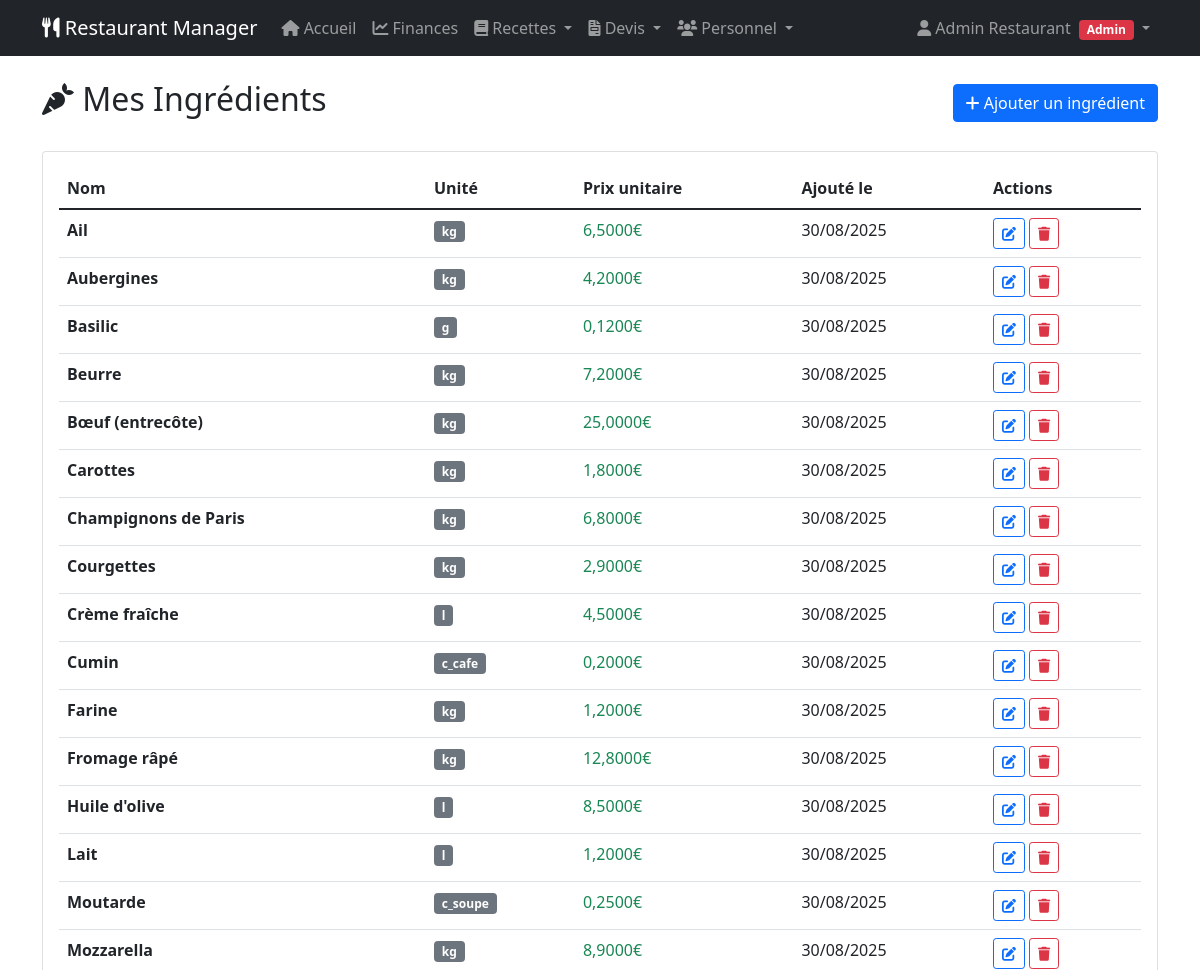
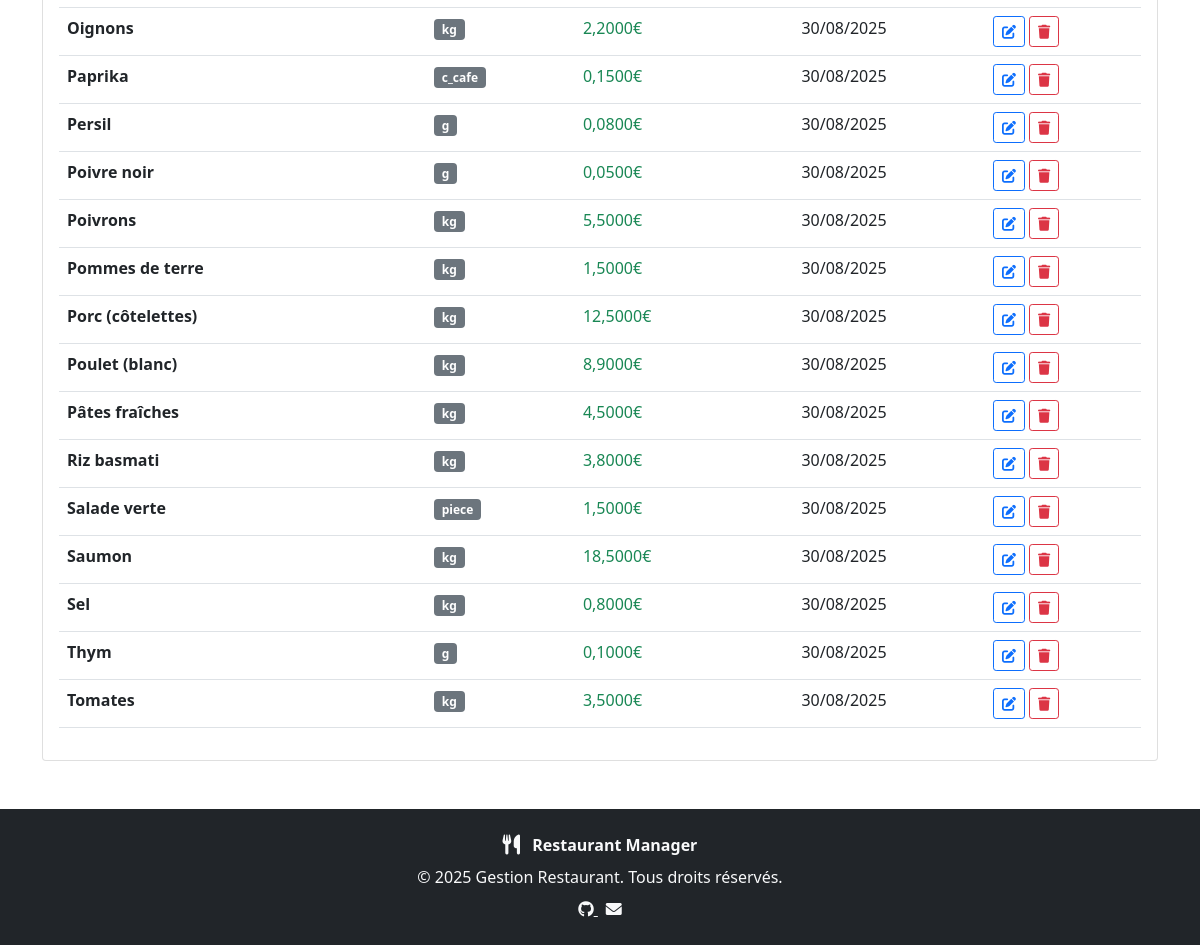
Page /recettes/ingredients/ (signed in) on the committed database (2 pictures, top to bottom).
### recipes/models.py (models this page shows, shortened)
class Ingredient(models.Model):
    UNIT_CHOICES = [
        ('g', 'grammes'),
        ('kg', 'kilogrammes'),
        ('ml', 'millilitres'),
        ('cl', 'centilitres'),
        ('l', 'litres'),
        ('piece', 'pièce(s)'),
        ('c_soupe', 'cuillère(s) à soupe'),
        ('c_cafe', 'cuillère(s) à café'),
    ]
    name = models.CharField(max_length=200, verbose_name="Nom")
    unit = models.CharField(
        max_length=20,
        choices=UNIT_CHOICES,
        verbose_name="Unité d'achat"
    )
    unit_price = models.DecimalField(
        max_digits=10,
        decimal_places=4,  # Plus de précision pour les petites unités
        verbose_name="Prix unitaire"
    )
    created_at = models.DateTimeField(auto_now_add=True)
    class Meta:
        verbose_name = "Ingrédient"
        verbose_name_plural = "Ingrédients"

### recipes/views.py (the view)
# urls.py: path('ingredients/', views.ingredients_list, name='ingredients'),
@manager_required
def ingredients_list(request):
    ingredients = Ingredient.objects.all().order_by('name')
    return render(request, 'recipes/ingredients_list.html', {
        'ingredients': ingredients
    })

### templates/recipes/ingredients_list.html (shortened to what this page needs)
{% extends 'base.html' %}  {% block content %}
<div class="d-flex justify-content-between align-items-center mb-4">
  <h2><i class="fas fa-carrot"></i> Mes Ingrédients</h2>
  <a href="{% url 'recipes:ingredient_create' %}" class="btn btn-primary">
    <i class="fas fa-plus"></i> Ajouter un ingrédient
  </a>
</div>
{% if ingredients %}
<div class="card">
  <div class="card-body">
    <div class="table-responsive">
      <table class="table table-hover">
        <thead>
          <tr>
            <th>Nom</th>
            <th>Unité</th>
            <th>Prix unitaire</th>
            <th>Ajouté le</th>
            <th>Actions</th>
          </tr>
        </thead>
        <tbody>
          {% for ingredient in ingredients %}
          <tr>
            <td><strong>{{ ingredient.name }}</strong></td>
            <td>
              <span class="badge bg-secondary">{{ ingredient.unit }}</span>
            </td>
            <td>
              <span class="text-success">{{ ingredient.unit_price }}€</span>
            </td>
            <td>{{ ingredient.created_at|date:"d/m/Y" }}</td>
            <td>
              <a
                href="{% url 'recipes:ingredient_update' ingredient.pk %}"
                class="btn btn-sm btn-outline-primary"
              >
                <i class="fas fa-edit"></i>
              </a>
              <a
                href="{% url 'recipes:ingredient_delete' ingredient.pk %}"
                class="btn btn-sm btn-outline-danger"
              >
                <i class="fas fa-trash"></i>
              </a>
            </td>
          </tr>
          {% endfor %}
        </tbody>
      </table>
    </div>
  </div>
</div>
{% endif %} {% endblock %}

### templates/base.html (shortened to what this page needs)
<!DOCTYPE html>
<html lang="fr">
  <head>
    <link
      href="https://cdn.jsdelivr.net/npm/bootstrap@5.1.3/dist/css/bootstrap.min.css"
      rel="stylesheet"
    />
    <link
      href="https://cdnjs.cloudflare.com/ajax/libs/font-awesome/6.0.0/css/all.min.css"
      rel="stylesheet"
    />
  </head>
  <body>
    <nav class="navbar navbar-expand-lg navbar-dark bg-dark">
      <div class="container">
        <a class="navbar-brand" href="{% url 'dashboard:dashboard' %}">
          <i class="fas fa-utensils"></i> Restaurant Manager
        </a>
        <div class="collapse navbar-collapse" id="navbarNav">
          {% if user.is_authenticated %}
          <ul class="navbar-nav me-auto">
            <li class="nav-item">
              <a class="nav-link" href="{% url 'dashboard:dashboard' %}">
                <i class="fas fa-home"></i> Accueil
              </a>
            </li>
            <li class="nav-item">
              <a class="nav-link" href="{% url 'finances:dashboard' %}">
                <i class="fas fa-chart-line"></i> Finances
              </a>
            </li>
            {% if user.is_superuser or user.groups.filter.name == 'Managers' %}
              <li class="nav-item dropdown">
                <a
                  class="nav-link dropdown-toggle"
                  href="#"
                  id="recipesDropdown"
                  role="button"
                  data-bs-toggle="dropdown"
                >
                  <i class="fas fa-book"></i> Recettes
                </a>
              </li>
            {% endif %}
            {% if user.is_superuser or user.groups.filter.name == 'Managers' %}
              <li class="nav-item dropdown">
                <a
                  class="nav-link dropdown-toggle"
                  href="#"
                  id="quotesDropdown"
                  role="button"
                  data-bs-toggle="dropdown"
                >
                  <i class="fas fa-file-invoice"></i> Devis
                </a>
              </li>
            {% endif %}
            <li class="nav-item dropdown">
              <a
                class="nav-link dropdown-toggle"
                href="#"
                id="staffDropdown"
                role="button"
                data-bs-toggle="dropdown"
              >
                <i class="fas fa-users"></i> Personnel
              </a>
            </li>
          </ul>
          <ul class="navbar-nav">
            <li class="nav-item dropdown">
              <a
                class="nav-link dropdown-toggle"
                href="#"
                id="userDropdown"
                role="button"
                data-bs-toggle="dropdown"
              >
                <i class="fas fa-user"></i>
                {{ user.get_full_name|default:user.username }}
                {% if user.is_superuser %}
                  <span class="badge bg-danger ms-1">Admin</span>
                  {% elif user.groups.filter.name == 'Managers' %}
                  <span class="badge bg-warning ms-1">Manager</span>
                  {% elif user.groups.filter.name == 'Employees' %}
                  <span class="badge bg-info ms-1">Employé</span>
                {% endif %}
              </a>
            </li>
          </ul>
          {% endif %}
        </div>
      </div>
    </nav>
    <div class="container mt-4">{% block content %} {% endblock %}</div>
    <footer class="bg-dark text-light mt-5 py-4">
      <div class="container text-center">
        <div class="mb-2">
          <i class="fas fa-utensils fa-lg me-2"></i>
          <span class="fw-bold">Restaurant Manager</span>
        </div>
        <div class="mb-2">
          &copy; {{ now|default:2025 }} Gestion Restaurant. Tous droits réservés.
        </div>
        <div>
          <a href="https://github.com/andrewarnaud1/mymanager" class="text-light me-2" target="_blank" rel="noopener">
            <i class="fab fa-github"></i>
          </a>
          <a href="mailto:contact@restaurant.com" class="text-light">
            <i class="fas fa-envelope"></i>
          </a>
        </div>
      </div>
    </footer>
  </body>
</html>

### rows in the picture
Ingredient: name "Ail", unit "kg", unit_price "6,5000", created_at "30/08/2025"
Ingredient: name "Aubergines", unit "kg", unit_price "4,2000", created_at "30/08/2025"
Ingredient: name "Basilic", unit "g", unit_price "0,1200", created_at "30/08/2025"
Ingredient: name "Beurre", unit "kg", unit_price "7,2000", created_at "30/08/2025"
Ingredient: name "Bœuf (entrecôte)", unit "kg", unit_price "25,0000", created_at "30/08/2025"
Ingredient: name "Carottes", unit "kg", unit_price "1,8000", created_at "30/08/2025"
Ingredient: name "Champignons de Paris", unit "kg", unit_price "6,8000", created_at "30/08/2025"
Ingredient: name "Courgettes", unit "kg", unit_price "2,9000", created_at "30/08/2025"
Ingredient: name "Crème fraîche", unit "l", unit_price "4,5000", created_at "30/08/2025"
Ingredient: name "Cumin", unit "c_cafe", unit_price "0,2000", created_at "30/08/2025"
Ingredient: name "Farine", unit "kg", unit_price "1,2000", created_at "30/08/2025"
Ingredient: name "Fromage râpé", unit "kg", unit_price "12,8000", created_at "30/08/2025"
Ingredient: name "Huile d'olive", unit "l", unit_price "8,5000", created_at "30/08/2025"
Ingredient: name "Lait", unit "l", unit_price "1,2000", created_at "30/08/2025"
Ingredient: name "Moutarde", unit "c_soupe", unit_price "0,2500", created_at "30/08/2025"
Ingredient: name "Mozzarella", unit "kg", unit_price "8,9000", created_at "30/08/2025"
Ingredient: name "Oignons", unit "kg", unit_price "2,2000", created_at "30/08/2025"
Ingredient: name "Paprika", unit "c_cafe", unit_price "0,1500", created_at "30/08/2025"
Ingredient: name "Persil", unit "g", unit_price "0,0800", created_at "30/08/2025"
Ingredient: name "Poivre noir", unit "g", unit_price "0,0500", created_at "30/08/2025"
Ingredient: name "Poivrons", unit "kg", unit_price "5,5000", created_at "30/08/2025"
Ingredient: name "Pommes de terre", unit "kg", unit_price "1,5000", created_at "30/08/2025"
Ingredient: name "Porc (côtelettes)", unit "kg", unit_price "12,5000", created_at "30/08/2025"
Ingredient: name "Poulet (blanc)", unit "kg", unit_price "8,9000", created_at "30/08/2025"
Ingredient: name "Pâtes fraîches", unit "kg", unit_price "4,5000", created_at "30/08/2025"
Ingredient: name "Riz basmati", unit "kg", unit_price "3,8000", created_at "30/08/2025"
Ingredient: name "Salade verte", unit "piece", unit_price "1,5000", created_at "30/08/2025"
Ingredient: name "Saumon", unit "kg", unit_price "18,5000", created_at "30/08/2025"
Ingredient: name "Sel", unit "kg", unit_price "0,8000", created_at "30/08/2025"
Ingredient: name "Thym", unit "g", unit_price "0,1000", created_at "30/08/2025"
Ingredient: name "Tomates", unit "kg", unit_price "3,5000", created_at "30/08/2025"

### other values in the picture
{{ user.get_full_name|default:user.username }} "Admin Restaurant"
{{ now|default:2025 }} "2025"
